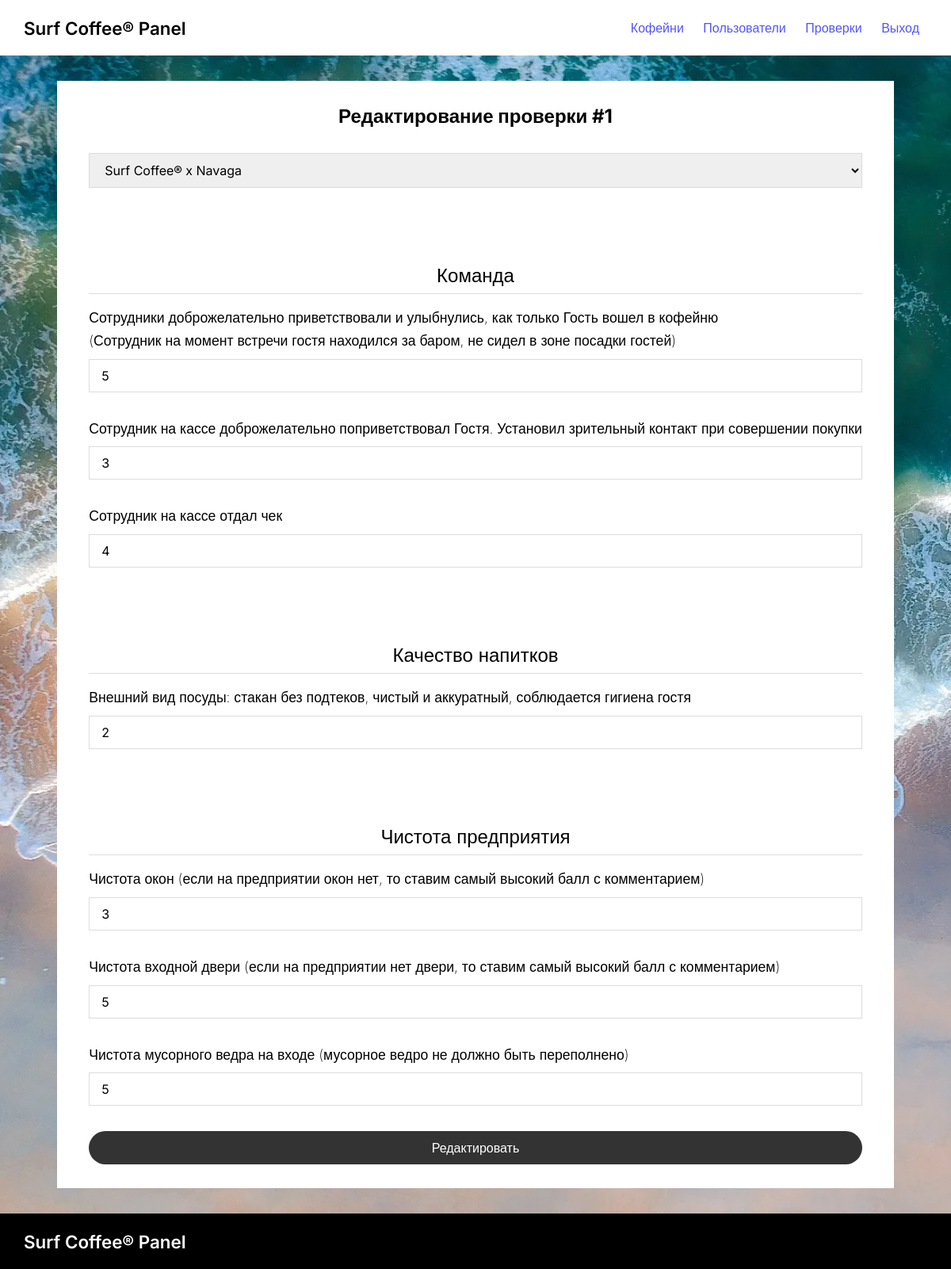
Page /reviews/edit/1 (signed in) on the committed database.
### tables this page shows
CREATE TABLE `reviews` (
  `id` int(11) NOT NULL,
  `user_id` int(45) NOT NULL,
  `spot_id` int(45) NOT NULL,
  `created_date` datetime NOT NULL DEFAULT CURRENT_TIMESTAMP,
  `question_1` int(10) NOT NULL,
  `question_2` int(10) NOT NULL,
  `question_3` int(10) NOT NULL,
  `question_4` int(10) NOT NULL,
  `question_5` int(10) NOT NULL,
  `question_6` int(10) NOT NULL,
  `question_7` int(10) NOT NULL
);

### engine/actions/reviews/edit.php (called while the page is built, shortened)
<?php
$router = new Router();
$user   = new User();
$id     = $router->getId();
$review = DB::select('reviews', '*', ['where' => ["id = $id"]]);
$review = $review[0];
$spots = DB::getAllSpotsForSelect();
$content = $router->view('reviews/form', ['review' => $review, 'spots' => $spots,  'userId' => $user->getIdSession()]);
require LAYOUTS_PATH . 'main.layout.php';

### engine/classes/DB.php (called while the page is built, shortened)
<?php
class DB
{
    private static $connect = FALSE;
    public static function config($host, $port, $user, $pass, $dbname, $options = array(), $driver = "mysql") {
        $is_port = isset($port);
        $dsn = $driver . ':host=' . $host . ($is_port ? ';port=' . $port : '') . ';dbname=' . $dbname . ";";
        try {
            $attr = array(
                PDO::MYSQL_ATTR_INIT_COMMAND => 'SET NAMES utf8',
                PDO::ATTR_DEFAULT_FETCH_MODE => PDO::FETCH_ASSOC,
                PDO::ATTR_PERSISTENT => true,
                PDO::ATTR_ERRMODE => PDO::ERRMODE_EXCEPTION,
                PDO::MYSQL_ATTR_USE_BUFFERED_QUERY=>true,
                PDO::ATTR_EMULATE_PREPARES => false,
            );
            self::$connect = new PDO($dsn, $user, $pass, $attr);
        } catch (PDOException $e) {
            echo 'Connection failed: ' . $e->getMessage();
            self::logError('Connection failed: ' . $e->getMessage());
        }
    }
    public static function query($sql = NULL, $params = array(), $debug = true) {
        try {
            $prepared = self::$connect->prepare($sql);
            $prepared->execute();
        } catch (PDOException $e) {
            $log = trim($sql) . "\n" . '"' . $e->getMessage() . '": ' . $e->getTraceAsString() . "\n";
            self::logError($log,$debug);
            return false;
        }
        return $prepared;
    }
    public static function select($from, $fields = array(), $params = array(), $debug = true) {
        $where='';
        if (array_key_exists('where', $params) && !empty($params['where'])) {
            if (is_array($params['where']))
                $where = ' WHERE '.implode(' AND ', $params['where']);
            else
                $where = ' WHERE '.$params['where'];
        }
        $bind_params=array();
        $left_join = array_key_exists('left_join', $params) ? ' LEFT JOIN '.$params['left_join'] : '';
        $join = array_key_exists('join', $params) ? ' JOIN '.$params['join'] : '';
        $order = array_key_exists('order', $params) ? ' ORDER BY '.$params['order'] : '';
        $group = array_key_exists('group', $params) ? ' GROUP BY '.$params['group'] : '';
        $limit = '';
        $offset = '';
        $sql = 'SELECT '.$fields.' FROM '.$from.$left_join.$join.$where.$group.$order.$limit.$offset;
        $result = self::query($sql, $bind_params, $debug);
        if (!!$result && $result->rowCount()) {
            $result = $result->fetchAll( (!empty($params['pdo']) ? $params['pdo'] : false));
            return $result;
        }
        return array();
    }
    public static function getAllSpotsForSelect() : array {
        return DB::select('spots', 'id, name');
    }
}

### views/pages/reviews/form.page.php (the view, shortened to what this page needs)
<main class="basicForm center">
    <section class="basicForm-container">
        <h1 class="basicForm-title">
            <?= isset($spot) ? "Проверка Surf Coffee® x {$spot['name']}" : "Редактирование проверки #{$review['id']}" ?>
        </h1>
        <form method="post" class="basicForm-form">
            <?php if (isset($review)): ?>
                <select name="spot_id" id="spot_id" class="basicForm-input">
                    <?php foreach ($spots as $spotFromList): ?>
                        <option <?= $spotFromList['id'] == $review['spot_id'] ? 'selected' : '' ?> value="<?= $spotFromList['id'] ?>">
                            Surf Coffee® x <?= $spotFromList['name'] ?>
                        </option>
                    <?php endforeach; ?>
                </select>
            <?php else: ?>
                <input type="hidden" name="spot_id" value="<?= isset($spot) ? $spot['id'] : $review['spot_id'] ?>">
            <?php endif ?>
            <?php foreach (QUESTIONS as $block): ?>
                <h3 class="basicForm-form-title"><?= $block['title'] ?></h3>
                <?php foreach ($block['questions'] as $field => $title): ?>
                    <label for="<?= $field ?>" class="basicForm-label"><?= $title ?></label>
                    <input class="basicForm-input" required name="<?= $field ?>" id="<?= $field ?>" value="<?= isset($review) ? $review[$field] : '' ?>" type="number" max="5" min="1" placeholder="Оцените от 1 до 5">
                <?php endforeach; ?>
            <?php endforeach; ?>
            <button type="submit" class="basicForm-btn"><?= isset($spot) ? "Готово" : 'Редактировать' ?></button>
        </form>
    </section>
</main>

### public/assets/styles/styles.css (style rules this page uses)
* { margin: 0; padding: 0; font-family: 'Inter', sans-serif; font-size: 16px; box-sizing: border-box; }
.center { padding-left: 30px; padding-right: 30px; }
main { padding-top: 2rem; padding-bottom: 2rem; }
.spotsForm, main.login, .basicForm { display: flex; justify-content: center; align-items: center; background-image: url('/public/images/login-bg.webp'); background-size: cover; }
.login-container, .spotsForm-container, .basicForm-container { padding: 30px 40px; background-color: #fff; }
.login-title, .spotsForm-title, .basicForm-title { font-size: 1.5rem; margin-bottom: 2rem; text-align: center; }
.login-form, .spotsForm-form, .basicForm-form { display: flex; flex-direction: column; width: 100%; }
.login-form-input, .spotsForm-input, .basicForm-input { min-width: 300px; border: 1px solid gainsboro; padding: 10px 15px; outline: none; margin-bottom: 2rem; }
.login-form-label, .basicForm-label { font-size: 1.1rem; margin-bottom: 0.5rem; line-height: 1.8rem; font-weight: 200; }
.basicForm-form-title { margin-top: 4rem; font-size: 1.5rem; margin-bottom: 1rem; text-align: center; font-weight: 100; padding-bottom: 0.5rem; border-bottom: 1px solid gainsboro; }
.login-form-btn, .spotsForm-btn, .basicForm-btn { background: #333; color: #fff; padding: 10px 50px; border-radius: 100px; border: 1px solid transparent; cursor: pointer; }

### rows in the picture
reviews: id "1", spot_id "Surf Coffee® x Navaga", question_1 "5", question_2 "3", question_3 "4", question_4 "2", question_5 "3", question_6 "5", question_7 "5"

### other values in the picture
$block['title'] "Команда"
$title "Сотрудники доброжелательно приветствовали и улыбнулись, как только Гость вошел в кофейню (Сотрудник на момент встречи гостя находился за баром, не сидел в зоне посадки гостей)"
$title "Сотрудник на кассе доброжелательно поприветствовал Гостя. Установил зрительный контакт при совершении покупки"
$title "Сотрудник на кассе отдал чек"
$block['title'] "Качество напитков"
$title "Внешний вид посуды: стакан без подтеков, чистый и аккуратный, соблюдается гигиена гостя"
$block['title'] "Чистота предприятия"
$title "Чистота окон (если на предприятии окон нет, то ставим самый высокий балл с комментарием)"
$title "Чистота входной двери (если на предприятии нет двери, то ставим самый высокий балл с комментарием)"
$title "Чистота мусорного ведра на входе (мусорное ведро не должно быть переполнено)"
